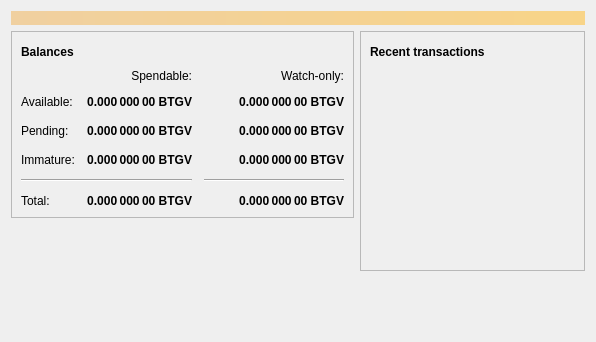
<?xml version="1.0" encoding="UTF-8"?>
<ui version="4.0">
 <class>OverviewPage</class>
 <widget class="QWidget" name="OverviewPage">
  <property name="geometry">
   <rect>
    <x>0</x>
    <y>0</y>
    <width>596</width>
    <height>342</height>
   </rect>
  </property>
  <property name="windowTitle">
   <string>Form</string>
  </property>
  <layout class="QVBoxLayout" name="topLayout">
   <item>
    <widget class="QLabel" name="labelAlerts">
     <property name="visible">
      <bool>false</bool>
     </property>
     <property name="styleSheet">
      <string notr="true">QLabel { background-color: qlineargradient(x1: 0, y1: 0, x2: 1, y2: 0, stop:0 #F0D0A0, stop:1 #F8D488); color:#000000; }</string>
     </property>
     <property name="wordWrap">
      <bool>true</bool>
     </property>
     <property name="margin">
      <number>3</number>
     </property>
     <property name="textInteractionFlags">
      <set>Qt::TextSelectableByMouse</set>
     </property>
    </widget>
   </item>
   <item>
    <layout class="QHBoxLayout" name="horizontalLayout" stretch="1,1">
     <item>
      <layout class="QVBoxLayout" name="verticalLayout_2">
       <item>
        <widget class="QFrame" name="frame">
         <property name="frameShape">
          <enum>QFrame::StyledPanel</enum>
         </property>
         <property name="frameShadow">
          <enum>QFrame::Raised</enum>
         </property>
         <layout class="QVBoxLayout" name="verticalLayout_4">
          <item>
           <layout class="QHBoxLayout" name="horizontalLayout_4">
            <item>
             <widget class="QLabel" name="label_5">
              <property name="font">
               <font>
                <weight>75</weight>
                <bold>true</bold>
               </font>
              </property>
              <property name="text">
               <string>Balances</string>
              </property>
             </widget>
            </item>
            <item>
             <widget class="QPushButton" name="labelWalletStatus">
              <property name="enabled">
               <bool>true</bool>
              </property>
              <property name="maximumSize">
               <size>
                <width>30</width>
                <height>16777215</height>
               </size>
              </property>
              <property name="toolTip">
               <string>The displayed information may be out of date. Your wallet automatically synchronizes with the Bitcoin network after a connection is established, but this process has not completed yet.</string>
              </property>
              <property name="text">
               <string/>
              </property>
              <property name="icon">
               <iconset resource="../bitcoin.qrc">
                <normaloff>:/icons/warning</normaloff>
                <disabledoff>:/icons/warning</disabledoff>:/icons/warning</iconset>
              </property>
              <property name="iconSize">
               <size>
                <width>24</width>
                <height>24</height>
               </size>
              </property>
              <property name="flat">
               <bool>true</bool>
              </property>
             </widget>
            </item>
            <item>
             <spacer name="horizontalSpacer_3">
              <property name="orientation">
               <enum>Qt::Horizontal</enum>
              </property>
              <property name="sizeHint" stdset="0">
               <size>
                <width>40</width>
                <height>20</height>
               </size>
              </property>
             </spacer>
            </item>
           </layout>
          </item>
          <item>
           <layout class="QGridLayout" name="gridLayout">
            <property name="spacing">
             <number>12</number>
            </property>
            <item row="2" column="2">
             <widget class="QLabel" name="labelWatchPending">
              <property name="font">
               <font>
                <weight>75</weight>
                <bold>true</bold>
               </font>
              </property>
              <property name="cursor">
               <cursorShape>IBeamCursor</cursorShape>
              </property>
              <property name="toolTip">
               <string>Unconfirmed transactions to watch-only addresses</string>
              </property>
              <property name="text">
               <string notr="true">0.000 000 00 BTGV</string>
              </property>
              <property name="alignment">
               <set>Qt::AlignRight|Qt::AlignTrailing|Qt::AlignVCenter</set>
              </property>
              <property name="textInteractionFlags">
               <set>Qt::LinksAccessibleByMouse|Qt::TextSelectableByKeyboard|Qt::TextSelectableByMouse</set>
              </property>
             </widget>
            </item>
            <item row="2" column="1">
             <widget class="QLabel" name="labelUnconfirmed">
              <property name="font">
               <font>
                <weight>75</weight>
                <bold>true</bold>
               </font>
              </property>
              <property name="cursor">
               <cursorShape>IBeamCursor</cursorShape>
              </property>
              <property name="toolTip">
               <string>Total of transactions that have yet to be confirmed, and do not yet count toward the spendable balance</string>
              </property>
              <property name="text">
               <string notr="true">0.000 000 00 BTGV</string>
              </property>
              <property name="alignment">
               <set>Qt::AlignRight|Qt::AlignTrailing|Qt::AlignVCenter</set>
              </property>
              <property name="textInteractionFlags">
               <set>Qt::LinksAccessibleByMouse|Qt::TextSelectableByKeyboard|Qt::TextSelectableByMouse</set>
              </property>
             </widget>
            </item>
            <item row="3" column="2">
             <widget class="QLabel" name="labelWatchImmature">
              <property name="font">
               <font>
                <weight>75</weight>
                <bold>true</bold>
               </font>
              </property>
              <property name="cursor">
               <cursorShape>IBeamCursor</cursorShape>
              </property>
              <property name="toolTip">
               <string>Mined balance in watch-only addresses that has not yet matured</string>
              </property>
              <property name="text">
               <string notr="true">0.000 000 00 BTGV</string>
              </property>
              <property name="alignment">
               <set>Qt::AlignRight|Qt::AlignTrailing|Qt::AlignVCenter</set>
              </property>
              <property name="textInteractionFlags">
               <set>Qt::LinksAccessibleByMouse|Qt::TextSelectableByKeyboard|Qt::TextSelectableByMouse</set>
              </property>
             </widget>
            </item>
            <item row="4" column="0" colspan="2">
             <widget class="Line" name="line">
              <property name="orientation">
               <enum>Qt::Horizontal</enum>
              </property>
             </widget>
            </item>
            <item row="4" column="2">
             <widget class="Line" name="lineWatchBalance">
              <property name="sizePolicy">
               <sizepolicy hsizetype="Preferred" vsizetype="Fixed">
                <horstretch>0</horstretch>
                <verstretch>0</verstretch>
               </sizepolicy>
              </property>
              <property name="minimumSize">
               <size>
                <width>140</width>
                <height>0</height>
               </size>
              </property>
              <property name="orientation">
               <enum>Qt::Horizontal</enum>
              </property>
             </widget>
            </item>
            <item row="5" column="0">
             <widget class="QLabel" name="labelTotalText">
              <property name="text">
               <string>Total:</string>
              </property>
             </widget>
            </item>
            <item row="3" column="1">
             <widget class="QLabel" name="labelImmature">
              <property name="font">
               <font>
                <weight>75</weight>
                <bold>true</bold>
               </font>
              </property>
              <property name="cursor">
               <cursorShape>IBeamCursor</cursorShape>
              </property>
              <property name="toolTip">
               <string>Mined balance that has not yet matured</string>
              </property>
              <property name="text">
               <string notr="true">0.000 000 00 BTGV</string>
              </property>
              <property name="alignment">
               <set>Qt::AlignRight|Qt::AlignTrailing|Qt::AlignVCenter</set>
              </property>
              <property name="textInteractionFlags">
               <set>Qt::LinksAccessibleByMouse|Qt::TextSelectableByKeyboard|Qt::TextSelectableByMouse</set>
              </property>
             </widget>
            </item>
            <item row="2" column="3">
             <spacer name="horizontalSpacer_2">
              <property name="orientation">
               <enum>Qt::Horizontal</enum>
              </property>
              <property name="sizeHint" stdset="0">
               <size>
                <width>40</width>
                <height>20</height>
               </size>
              </property>
             </spacer>
            </item>
            <item row="3" column="0">
             <widget class="QLabel" name="labelImmatureText">
              <property name="text">
               <string>Immature:</string>
              </property>
             </widget>
            </item>
            <item row="5" column="1">
             <widget class="QLabel" name="labelTotal">
              <property name="font">
               <font>
                <weight>75</weight>
                <bold>true</bold>
               </font>
              </property>
              <property name="cursor">
               <cursorShape>IBeamCursor</cursorShape>
              </property>
              <property name="toolTip">
               <string>Your current total balance</string>
              </property>
              <property name="text">
               <string notr="true">0.000 000 00 BTGV</string>
              </property>
              <property name="alignment">
               <set>Qt::AlignRight|Qt::AlignTrailing|Qt::AlignVCenter</set>
              </property>
              <property name="textInteractionFlags">
               <set>Qt::LinksAccessibleByMouse|Qt::TextSelectableByKeyboard|Qt::TextSelectableByMouse</set>
              </property>
             </widget>
            </item>
            <item row="5" column="2">
             <widget class="QLabel" name="labelWatchTotal">
              <property name="font">
               <font>
                <weight>75</weight>
                <bold>true</bold>
               </font>
              </property>
              <property name="cursor">
               <cursorShape>IBeamCursor</cursorShape>
              </property>
              <property name="toolTip">
               <string>Current total balance in watch-only addresses</string>
              </property>
              <property name="text">
               <string notr="true">0.000 000 00 BTGV</string>
              </property>
              <property name="alignment">
               <set>Qt::AlignRight|Qt::AlignTrailing|Qt::AlignVCenter</set>
              </property>
              <property name="textInteractionFlags">
               <set>Qt::LinksAccessibleByMouse|Qt::TextSelectableByKeyboard|Qt::TextSelectableByMouse</set>
              </property>
             </widget>
            </item>
            <item row="0" column="2">
             <widget class="QLabel" name="labelWatchonly">
              <property name="text">
               <string>Watch-only:</string>
              </property>
              <property name="alignment">
               <set>Qt::AlignRight|Qt::AlignTrailing|Qt::AlignVCenter</set>
              </property>
             </widget>
            </item>
            <item row="1" column="0">
             <widget class="QLabel" name="labelBalanceText">
              <property name="text">
               <string>Available:</string>
              </property>
             </widget>
            </item>
            <item row="1" column="1">
             <widget class="QLabel" name="labelBalance">
              <property name="font">
               <font>
                <weight>75</weight>
                <bold>true</bold>
               </font>
              </property>
              <property name="cursor">
               <cursorShape>IBeamCursor</cursorShape>
              </property>
              <property name="toolTip">
               <string>Your current spendable balance</string>
              </property>
              <property name="text">
               <string notr="true">0.000 000 00 BTGV</string>
              </property>
              <property name="alignment">
               <set>Qt::AlignRight|Qt::AlignTrailing|Qt::AlignVCenter</set>
              </property>
              <property name="textInteractionFlags">
               <set>Qt::LinksAccessibleByMouse|Qt::TextSelectableByKeyboard|Qt::TextSelectableByMouse</set>
              </property>
             </widget>
            </item>
            <item row="1" column="2">
             <widget class="QLabel" name="labelWatchAvailable">
              <property name="font">
               <font>
                <weight>75</weight>
                <bold>true</bold>
               </font>
              </property>
              <property name="cursor">
               <cursorShape>IBeamCursor</cursorShape>
              </property>
              <property name="toolTip">
               <string>Your current balance in watch-only addresses</string>
              </property>
              <property name="text">
               <string notr="true">0.000 000 00 BTGV</string>
              </property>
              <property name="alignment">
               <set>Qt::AlignRight|Qt::AlignTrailing|Qt::AlignVCenter</set>
              </property>
              <property name="textInteractionFlags">
               <set>Qt::LinksAccessibleByMouse|Qt::TextSelectableByKeyboard|Qt::TextSelectableByMouse</set>
              </property>
             </widget>
            </item>
            <item row="2" column="0">
             <widget class="QLabel" name="labelPendingText">
              <property name="text">
               <string>Pending:</string>
              </property>
             </widget>
            </item>
            <item row="0" column="1">
             <widget class="QLabel" name="labelSpendable">
              <property name="text">
               <string>Spendable:</string>
              </property>
              <property name="alignment">
               <set>Qt::AlignRight|Qt::AlignTrailing|Qt::AlignVCenter</set>
              </property>
             </widget>
            </item>
           </layout>
          </item>
         </layout>
        </widget>
       </item>
       <item>
        <spacer name="verticalSpacer">
         <property name="orientation">
          <enum>Qt::Vertical</enum>
         </property>
         <property name="sizeHint" stdset="0">
          <size>
           <width>20</width>
           <height>40</height>
          </size>
         </property>
        </spacer>
       </item>
      </layout>
     </item>
     <item>
      <layout class="QVBoxLayout" name="verticalLayout_3">
       <item>
        <widget class="QFrame" name="frame_2">
         <property name="frameShape">
          <enum>QFrame::StyledPanel</enum>
         </property>
         <property name="frameShadow">
          <enum>QFrame::Raised</enum>
         </property>
         <layout class="QVBoxLayout" name="verticalLayout">
          <item>
           <layout class="QHBoxLayout" name="horizontalLayout_2">
            <item>
             <widget class="QLabel" name="label_4">
              <property name="font">
               <font>
                <weight>75</weight>
                <bold>true</bold>
               </font>
              </property>
              <property name="text">
               <string>Recent transactions</string>
              </property>
             </widget>
            </item>
            <item>
             <widget class="QPushButton" name="labelTransactionsStatus">
              <property name="enabled">
               <bool>true</bool>
              </property>
              <property name="maximumSize">
               <size>
                <width>30</width>
                <height>16777215</height>
               </size>
              </property>
              <property name="toolTip">
               <string>The displayed information may be out of date. Your wallet automatically synchronizes with the Bitcoin network after a connection is established, but this process has not completed yet.</string>
              </property>
              <property name="text">
               <string/>
              </property>
              <property name="icon">
               <iconset resource="../bitcoin.qrc">
                <normaloff>:/icons/warning</normaloff>
                <disabledoff>:/icons/warning</disabledoff>:/icons/warning</iconset>
              </property>
              <property name="iconSize">
               <size>
                <width>24</width>
                <height>24</height>
               </size>
              </property>
              <property name="flat">
               <bool>true</bool>
              </property>
             </widget>
            </item>
            <item>
             <spacer name="horizontalSpacer">
              <property name="orientation">
               <enum>Qt::Horizontal</enum>
              </property>
              <property name="sizeHint" stdset="0">
               <size>
                <width>40</width>
                <height>20</height>
               </size>
              </property>
             </spacer>
            </item>
           </layout>
          </item>
          <item>
           <widget class="QListView" name="listTransactions">
            <property name="styleSheet">
             <string notr="true">QListView { background: transparent; }</string>
            </property>
            <property name="frameShape">
             <enum>QFrame::NoFrame</enum>
            </property>
            <property name="verticalScrollBarPolicy">
             <enum>Qt::ScrollBarAlwaysOff</enum>
            </property>
            <property name="horizontalScrollBarPolicy">
             <enum>Qt::ScrollBarAlwaysOff</enum>
            </property>
            <property name="selectionMode">
             <enum>QAbstractItemView::NoSelection</enum>
            </property>
           </widget>
          </item>
         </layout>
        </widget>
       </item>
       <item>
        <spacer name="verticalSpacer_2">
         <property name="orientation">
          <enum>Qt::Vertical</enum>
         </property>
         <property name="sizeHint" stdset="0">
          <size>
           <width>20</width>
           <height>40</height>
          </size>
         </property>
        </spacer>
       </item>
      </layout>
     </item>
    </layout>
   </item>
  </layout>
 </widget>
 <resources/>
 <connections/>
</ui>
